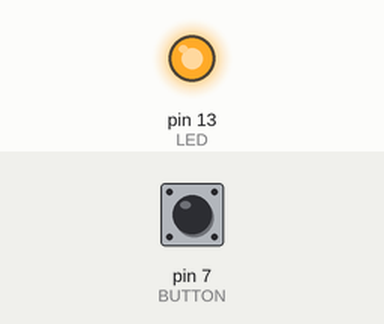
This sketch was run on a simulated Arduino Uno, built with avr-gcc and run on an emulated ATmega328P. Parts: output pins drawn as LEDs (lit = HIGH). The test bench sets the inputs (shaded band); at power-on: pin 7 (BUTTON) LOW.

Above: at 1.2 s.
1.3 s: pin 7 (BUTTON) pulled HIGH for 0.15 s
At 2.4 s:
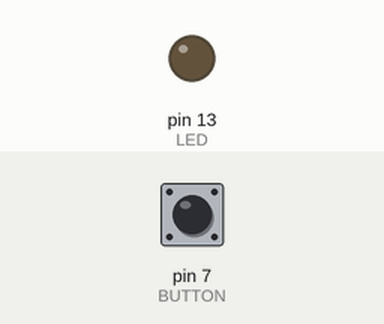
2.9 s: pin 7 (BUTTON) pulled HIGH for 1 s
At 3.7 s:
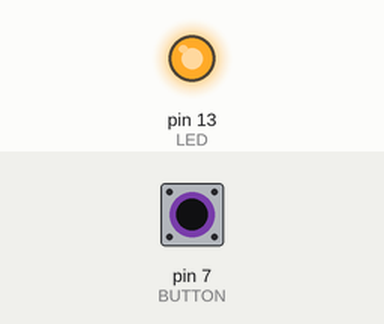
5.4 s: pin 7 (BUTTON) pulled HIGH for 3.2 s
At 6.8 s:
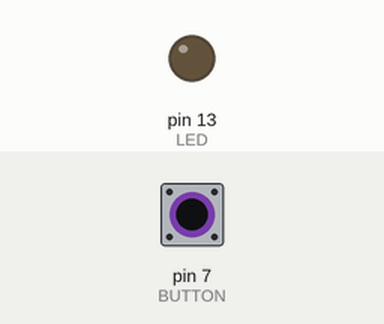
Timing chart, 0 to 8.4 s (numbered marks = the images above; inputs shaded):
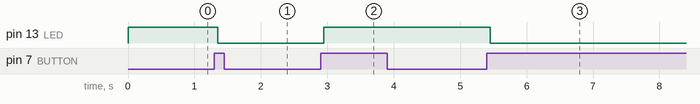

The sketch:

push_button.ino
```cpp
/*
Build and test a generic read button function.
This function is used in multiple_push_button.
*/

// Declare constants
const int LED = 13;
const int BUTTON = 7;
const int ON = 1;
const int OFF = 0;

// Declare variables
int bval = LOW;
int bstate = 1;

// Setup our pins
void setup() {
  pinMode(LED, OUTPUT);
  pinMode(BUTTON, INPUT);
}

// Read the button value and compare it to the previous value.
// The previous value is stored in a global variable bval.
void read_button(const int *button, int *old, int *bstate) {
  int val = digitalRead(*button);

  // If the button is pushed then swap the state.
  if ((val == HIGH) and (*old == LOW)) {
    *bstate = 1 - *bstate;
    delay (50);
  }

  *old = val;
}

// Run this thing.
void loop() {
  read_button(&BUTTON, &bval, &bstate);

  if (bstate == ON) {
    digitalWrite(LED, HIGH);
  } else {
    digitalWrite(LED, LOW);
  }
}
```

Measured:
- after the input at 1.3 s, pin 13 (LED): HIGH → LOW after 0.05 s
- after the input at 2.9 s, pin 13 (LED): LOW → HIGH after 0.05 s
- after the input at 5.4 s, pin 13 (LED): HIGH → LOW after 0.05 s
